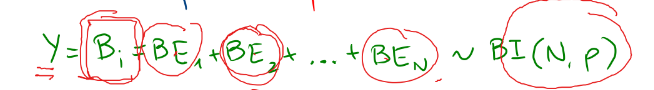
#> input picture trabajo02/binomial.PNG, 654 x 90 px, found by its file name
$ jupyter execute 3.ipynb
#> lines starting #> are read from the running program, lines starting #| are printed output that depends on the picture
[cell 1]
import math
import numpy as np
import pandas  as pd
from matplotlib import pyplot as plt
import scipy.stats as st
import random

## DISTRIBUCIÓN BINOMIAL

Una distribución binomial es una distribución de probabilidad discreta que describe el número de éxitos al realizar n experimentos independientes entre sí, acerca de una variable aleatoria.

[cell 2]
from PIL import Image
i = Image.open("binomial.png")
#> i is the input picture: PIL image 654x90 RGBA; mean R, G, B, A 245.9, 243.3, 239.2, 255
width, height = i.size
#> width = 654; height = 90
i = i.resize((600,100))
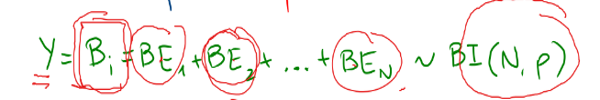
#> i: PIL image 600x100 RGBA; mean R, G, B, A 245.8, 243, 238.9, 255
display(i)

[cell 3]
def binomial(p, n, data):
    x = []
    r1 = []
    r2 = []
    r3 = []
    r4 = []
    r5 = []
    for i in range(n):
        con = 0
        aux = 1
        for j in range((5)):
            aleatorio = random.choice(data)
            data.remove(aleatorio)

            if(aux == 1): r1.append(aleatorio)
            if(aux == 2): r2.append(aleatorio)
            if(aux == 3): r3.append(aleatorio)
            if(aux == 4): r4.append(aleatorio)
            if(aux == 5): r5.append(aleatorio)

            if(aleatorio >= p):
                con = con + 1
            aux += 1
        x.append(con)
    return x, r1, r2, r3, r4, r5

## GENERACIÓN DE NÚMEROS ALEATORIOS

###  Algoritmos congruencial cuadrático

Es un algoritmo congruencial no lineal que tiene la siguiente ecuación recursiva:

> $X_{i+1}=(aX_i^2+bX_i+c)mod(m) \hspace{1cm} i=0,1,2,3,...N$

En este caso, los números $r_i$ pueden ser generados con la ecuación:

> $r_i=\frac{X_i}{m−1} \hspace{1cm} i=0,1,2,3,...,n$

De acuerdo con L'Ecuyer, las condiciones que deben cumplir los parámetros $m,a,b,c$ para alcanzar un periodo máximo de $N=m$ son:

> $m=2^g$

> $a$ debe ser número par

> $c$ debe ser número impar

> $g$ debe ser entero

> $(b-1)mod4=1$.

[cell 4]
n = 10

def algoritmo_cuadratico(semilla,a,b,c,m):
  entero = (a*semilla**2+b*semilla+c)%m
  r = entero/(m-1)
  return r,entero

cantidad = n * 5
semilla = 3
pseudoaleatorios = []
for i in range(cantidad):
  r,semilla = algoritmo_cuadratico(semilla,a=1,b=0,c=0,m=991*997)
  pseudoaleatorios.append(round(r,4))

df = pd.DataFrame({'column':pseudoaleatorios})
df.to_csv('lab_01_algoritmo_blum_blum.csv', index=False, header=['aleatorio'],sep=';',decimal='.')
df.to_csv('lab_01_algoritmo_blum_blum.txt', index=False, header=['aleatorio'],sep=';',decimal='.')

print("Números pseudoaleatorios generados a través del tiempo:")
plt.plot(range(cantidad),pseudoaleatorios, marker="o", color="red")
plt.show()
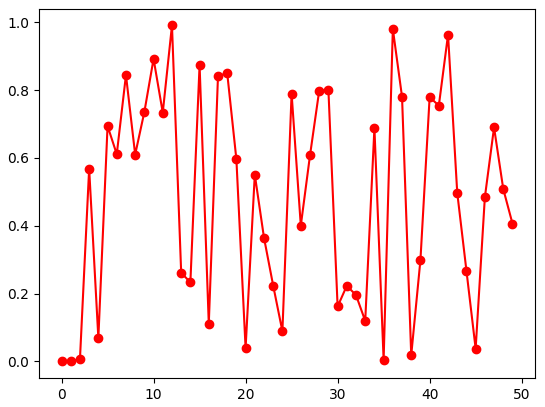
#> figure drawn by matplotlib, 1 panel; curve peaks at x = 12, y = 0.991
print(pseudoaleatorios)

# PRUEBAS DE UNIFORMIDAD

## Prueba de Chi-cuadrada.

Busca determinar si los números del conjunto $r_i$ se distribuyen de manera uniforme en el intervalo (0,1). Es necesario dividir el intervalo (0,1) en $m$ sub-intervalos, en donde es recomendable $m=\sqrt{n}$. Luego se clasifica cada número cada número pseudoaleatorio $r_i$ en los $m$ intervalos. Donde $O_i$ es la frecuencia observada y $E_i$ es la frecuencia esperada. $E_i$ es teóricamente igual a $n/m$.

> $\mathcal{X}_0^2=\sum_{i=1}^{m}\frac{(E_i-O_i)^2}{E_i}$

Si el valor estadístico $\mathcal{X}_0^2$ es menor al valor de tablas de $\mathcal{X}_{\alpha,m-1}^2$, entonces no se puede rechazar que el conjunto de numeros $r_i$ sigue una distribución uniforme. En caso contrario, se rechaza que $r_i$ sigue una distribución uniforme.

[cell 5]
def prueba_chi_cuadrada(datos):
  n = len(datos)
  m = int(n**0.5)
  intervalo = 1/m
  frec_esperada = np.ones(m)*(n/m)
  frec_observada = np.zeros(m)
  for pseudoaleatorio in datos:
    posicion = int(pseudoaleatorio/intervalo) if pseudoaleatorio!=1 else m-1
    frec_observada[posicion] += 1
  return ((frec_esperada-frec_observada)**2/frec_esperada).sum()

datos = np.array(pseudoaleatorios)
print("El estadístico chi-cuadrada es: ",prueba_chi_cuadrada(datos))
a = 0.05
print("Tabla", st.chi2.ppf( 1 - (a/2), int(len(datos)**0.5) - 1))

El estadístico $\mathcal{X}_0^2=\sum_{i=1}^{m}\frac{(E_i-O_i)^2}{E_i}=6.83999$ es menor al estadístico correspondiente de la Chi-cuadrada $\mathcal{X}_{0.025,6}^2=14.4493$. En consecuencia, no se puede rechazar que los números $r_i$ siguen una distribución uniforme.

# Pruebas de independencia

## Prueba de corridas arriba y abajo

El procedimiento de esta prueba consiste en determinar una secuencia de números ($S$) que solo contienen unos y ceros, de acuerdo con la comparación entre $r_i$ y $r_{i-1}$ (cero si el número $r_i$ es menor que $r_{i-1}$, caso contrario uno). Después se determina el número de corridas observadas, $C_O$ (cantidad de unos o ceros consecutivos). Luego se calcula el valor esperado, la varianza del número de corridas y el estadístico $Z_0$ mediante las ecucaciones:

> $\mu_{C_O} = \frac{2n-1}{3}$

> $\sigma_{C_O}^2=\frac{16n-29}{90}$3

> $Z_0 = \lvert \frac{C_O - \mu_{C_O}}{\sigma_{C_O}} \rvert$

Si el estadístico $Z_0$ es mayor que el valor crítico $Z_{\alpha,2}$, se concluye que los números del conjunto $r_i$ no son independientes. De lo contrario no se puede rechazar que el conjunto de $r_i$ sea independiente.

[cell 6]
data = np.array(pseudoaleatorios)
num = len(data)
s = np.floor(np.diff(data) + 1).astype(int) #diff encuentra la diferencia entre numeros consecutivos, diff[0 1 2] = [1 1], floor y +1 son artificio para cumplir la condicion de s
compresion = [valor for indice,valor in enumerate(s) if indice == 0 or valor != s[indice-1]] #crea un array sin valores consecutivos repetidos, [1 2 2 3] -> [1 2 3]
corridas = len(compresion)
media = (2*num-1)/3
varianza = (16*num-29)/90
Z_0 = abs((corridas-media)/varianza**0.5)
print("El estadístico Z_0 es: ", Z_0)

Como el estadístico $Z_0 = 0.34165$ es menor que el valor de la tabla de la normal estándar para $Z_{\alpha,2}=Z_{5\%,2}=1.96$, se concluye que no se puede rechazar que los números del conjunto $r_i$ son independientes.

[cell 7]
p = 0.90

x = []
r1 = []
r2 = []
r3 = []
r4 = []
r5 = []
x, r1, r2, r3, r4, r5 = binomial(p, n, pseudoaleatorios.copy())
print(x)

[cell 8]
y = []
for i in range(n):
    y.append(i+1)

sep = '|{}|{}|{}|{}|{}|{}|{}|'.format('-'*10,'-'*10, '-'*10, '-'*10, '-'*10, '-'*10, '-'*10)
print('{0}\n|   LOTE   |    r1    |    r2    |    r3    |     r4   |     r5   |   PIEZA  | \n{0}'.format(sep))
for pos , cal, cal2, cal3, cal4, cal5, x in zip(y, r1, r2, r3 , r4, r5, x):
    print('| {:>8.0f} | {:>8.4f} | {:>8.4f} | {:>8.4f} | {:>8.4f} | {:>8.4f} |  {:>8.0f}| \n{}'.format(pos,cal, cal2, cal3, cal4, cal5, x,  sep))

$ run again, with trabajo02/img01.PNG copied over trabajo02/binomial.PNG
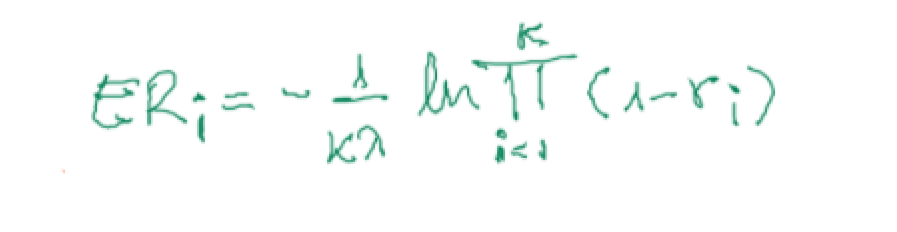
#> input picture trabajo02/img01.PNG, 897 x 232 px, found by its file name
#> i is the input picture: PIL image 897x232 RGBA; mean R, G, B, A 249.3, 252.1, 251.2, 255
#> `i = i.resize((600,100))`:
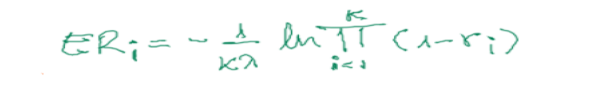
#> i: PIL image 600x100 RGBA; mean R, G, B, A 249.2, 252.1, 251.1, 255

$ run again, with trabajo02/normal.png copied over trabajo02/binomial.PNG
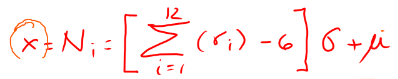
#> input picture trabajo02/normal.png, 398 x 79 px, found by its file name
#> i is the input picture: PIL image 398x79 RGB; mean R, G, B 255, 242.5, 242
#> `i = i.resize((600,100))`:
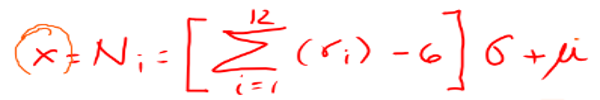
#> i: PIL image 600x100 RGB; mean R, G, B 255, 242.3, 241.8
